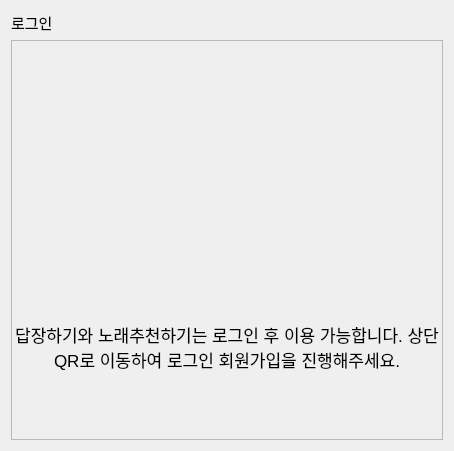
            <widget class="QWidget" name="page_login">
             <layout class="QVBoxLayout" name="verticalLayout_35">
              <item>
               <widget class="QLabel" name="label_24">
                <property name="font">
                 <font>
                  <pointsize>11</pointsize>
                 </font>
                </property>
                <property name="text">
                 <string>로그인</string>
                </property>
               </widget>
              </item>
              <item>
               <widget class="QFrame" name="frame_62">
                <property name="minimumSize">
                 <size>
                  <width>0</width>
                  <height>400</height>
                 </size>
                </property>
                <property name="frameShape">
                 <enum>QFrame::StyledPanel</enum>
                </property>
                <property name="frameShadow">
                 <enum>QFrame::Raised</enum>
                </property>
                <layout class="QVBoxLayout" name="verticalLayout_36">
                 <property name="spacing">
                  <number>0</number>
                 </property>
                 <property name="leftMargin">
                  <number>0</number>
                 </property>
                 <property name="topMargin">
                  <number>30</number>
                 </property>
                 <property name="rightMargin">
                  <number>0</number>
                 </property>
                 <property name="bottomMargin">
                  <number>0</number>
                 </property>
                 <item alignment="Qt::AlignHCenter">
                  <widget class="QLabel" name="label_25">
                   <property name="maximumSize">
                    <size>
                     <width>16777215</width>
                     <height>300</height>
                    </size>
                   </property>
                   <property name="font">
                    <font>
                     <pointsize>28</pointsize>
                    </font>
                   </property>
                   <property name="text">
                    <string/>
                   </property>
                   <property name="pixmap">
                    <pixmap>qr.png</pixmap>
                   </property>
                  </widget>
                 </item>
                 <item alignment="Qt::AlignHCenter">
                  <widget class="QLabel" name="label_26">
                   <property name="minimumSize">
                    <size>
                     <width>430</width>
                     <height>0</height>
                    </size>
                   </property>
                   <property name="font">
                    <font>
                     <pointsize>13</pointsize>
                    </font>
                   </property>
                   <property name="text">
                    <string>답장하기와 노래추천하기는 로그인 후 이용 가능합니다. 상단 QR로 이동하여 로그인 회원가입을 진행해주세요.</string>
                   </property>
                   <property name="alignment">
                    <set>Qt::AlignCenter</set>
                   </property>
                   <property name="wordWrap">
                    <bool>true</bool>
                   </property>
                  </widget>
                 </item>
                </layout>
               </widget>
              </item>
             </layout>
            </widget>
